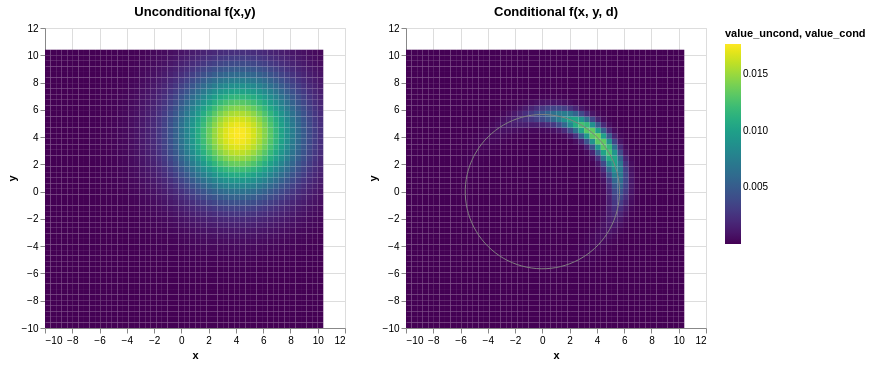

Here is the notebook cell this chart was saved with:
### Markdown cell above
Create the interactive slider for $d$

### Code cell
# | label: plot
ugly_draw_fn()

### Figure 1 — Vega-Lite specification as saved in the notebook (floating-point values rounded to 4 significant figures; data arrays with more than 128 entries replaced by an {"elided": "..."} marker saying what was removed)
{"config": {"view": {"continuousWidth": 300, "continuousHeight": 300}}, "hconcat": [{"data": {"name": "data-c5e42979539f2d2401d2fde8c0549d1d"}, "mark": {"type": "rect"}, "encoding": {"color": {"field": "value_uncond", "scale": {"scheme": "viridis"}, "type": "quantitative"}, "x": {"field": "x", "title": "x", "type": "quantitative"}, "x2": {"field": "x2"}, "y": {"field": "y", "title": "y", "type": "quantitative"}, "y2": {"field": "y2"}}, "height": 300, "title": "Unconditional f(x,y)", "width": 300}, {"layer": [{"data": {"name": "data-c5e42979539f2d2401d2fde8c0549d1d"}, "mark": {"type": "rect"}, "encoding": {"color": {"field": "value_cond", "scale": {"scheme": "viridis"}, "type": "quantitative"}, "x": {"field": "x", "title": "x", "type": "quantitative"}, "x2": {"field": "x2"}, "y": {"field": "y", "title": "y", "type": "quantitative"}, "y2": {"field": "y2"}}, "title": "Conditional f(x, y, d)", "transform": [{"calculate": "datum.value_uncond / (sqrt(2*PI) * 0.5) * exp(- (pow(d - sqrt(pow(datum.center_x, 2) + pow(datum.center_y, 2)), 2)) / (2*0.5*0.5))", "as": "value_cond"}]}, {"data": {"name": "data-8c80cb8577b8cc407d46734c5f0d66d3"}, "mark": {"type": "line", "color": "gray", "strokeWidth": 1}, "encoding": {"order": {"field": "theta", "type": "quantitative"}, "x": {"field": "x_scaled", "type": "quantitative"}, "y": {"field": "y_scaled", "type": "quantitative"}}, "transform": [{"calculate": "datum.x * d", "as": "x_scaled"}, {"calculate": "datum.y * d", "as": "y_scaled"}]}], "height": 300, "width": 300}], "params": [{"name": "d", "bind": {"input": "range", "max": 7.657, "min": 3.657, "name": "d", "step": 0.1}, "value": 5.657}], "$schema": "https://vega.github.io/schema/vega-lite/v5.20.1.json", "datasets": {"data-c5e42979539f2d2401d2fde8c0549d1d": {"elided": "2500 records"}, "data-8c80cb8577b8cc407d46734c5f0d66d3": [{"theta": 0.0, "x": 1.0, "y": 0.0}, {"theta": 0.06347, "x": 0.998, "y": 0.06342}, {"theta": 0.1269, "x": 0.992, "y": 0.1266}, {"theta": 0.1904, "x": 0.9819, "y": 0.1893}, {"theta": 0.2539, "x": 0.9679, "y": 0.2511}, {"theta": 0.3173, "x": 0.9501, "y": 0.312}, {"theta": 0.3808, "x": 0.9284, "y": 0.3717}, {"theta": 0.4443, "x": 0.9029, "y": 0.4298}, {"theta": 0.5077, "x": 0.8738, "y": 0.4862}, {"theta": 0.5712, "x": 0.8413, "y": 0.5406}, {"theta": 0.6347, "x": 0.8053, "y": 0.5929}, {"theta": 0.6981, "x": 0.766, "y": 0.6428}, {"theta": 0.7616, "x": 0.7237, "y": 0.6901}, {"theta": 0.8251, "x": 0.6785, "y": 0.7346}, {"theta": 0.8885, "x": 0.6306, "y": 0.7761}, {"theta": 0.952, "x": 0.5801, "y": 0.8146}, {"theta": 1.015, "x": 0.5272, "y": 0.8497}, {"theta": 1.079, "x": 0.4723, "y": 0.8815}, {"theta": 1.142, "x": 0.4154, "y": 0.9096}, {"theta": 1.206, "x": 0.3569, "y": 0.9341}, {"theta": 1.269, "x": 0.2969, "y": 0.9549}, {"theta": 1.333, "x": 0.2358, "y": 0.9718}, {"theta": 1.396, "x": 0.1736, "y": 0.9848}, {"theta": 1.46, "x": 0.1108, "y": 0.9938}, {"theta": 1.523, "x": 0.04758, "y": 0.9989}, {"theta": 1.587, "x": -0.01587, "y": 0.9999}, {"theta": 1.65, "x": -0.07925, "y": 0.9969}, {"theta": 1.714, "x": -0.1423, "y": 0.9898}, {"theta": 1.777, "x": -0.2048, "y": 0.9788}, {"theta": 1.841, "x": -0.2665, "y": 0.9638}, {"theta": 1.904, "x": -0.3271, "y": 0.945}, {"theta": 1.967, "x": -0.3863, "y": 0.9224}, {"theta": 2.031, "x": -0.4441, "y": 0.896}, {"theta": 2.094, "x": -0.5, "y": 0.866}, {"theta": 2.158, "x": -0.5539, "y": 0.8326}, {"theta": 2.221, "x": -0.6056, "y": 0.7958}, {"theta": 2.285, "x": -0.6549, "y": 0.7557}, {"theta": 2.348, "x": -0.7015, "y": 0.7127}, {"theta": 2.412, "x": -0.7453, "y": 0.6668}, {"theta": 2.475, "x": -0.7861, "y": 0.6182}, {"theta": 2.539, "x": -0.8237, "y": 0.5671}, {"theta": 2.602, "x": -0.858, "y": 0.5137}, {"theta": 2.666, "x": -0.8888, "y": 0.4582}, {"theta": 2.729, "x": -0.9161, "y": 0.4009}, {"theta": 2.793, "x": -0.9397, "y": 0.342}, {"theta": 2.856, "x": -0.9595, "y": 0.2817}, {"theta": 2.919, "x": -0.9754, "y": 0.2203}, {"theta": 2.983, "x": -0.9874, "y": 0.158}, {"theta": 3.046, "x": -0.9955, "y": 0.09506}, {"theta": 3.11, "x": -0.9995, "y": 0.03173}, {"theta": 3.173, "x": -0.9995, "y": -0.03173}, {"theta": 3.237, "x": -0.9955, "y": -0.09506}, {"theta": 3.3, "x": -0.9874, "y": -0.158}, {"theta": 3.364, "x": -0.9754, "y": -0.2203}, {"theta": 3.427, "x": -0.9595, "y": -0.2817}, {"theta": 3.491, "x": -0.9397, "y": -0.342}, {"theta": 3.554, "x": -0.9161, "y": -0.4009}, {"theta": 3.618, "x": -0.8888, "y": -0.4582}, {"theta": 3.681, "x": -0.858, "y": -0.5137}, {"theta": 3.745, "x": -0.8237, "y": -0.5671}, {"theta": 3.808, "x": -0.7861, "y": -0.6182}, {"theta": 3.871, "x": -0.7453, "y": -0.6668}, {"theta": 3.935, "x": -0.7015, "y": -0.7127}, {"theta": 3.998, "x": -0.6549, "y": -0.7557}, {"theta": 4.062, "x": -0.6056, "y": -0.7958}, {"theta": 4.125, "x": -0.5539, "y": -0.8326}, {"theta": 4.189, "x": -0.5, "y": -0.866}, {"theta": 4.252, "x": -0.4441, "y": -0.896}, {"theta": 4.316, "x": -0.3863, "y": -0.9224}, {"theta": 4.379, "x": -0.3271, "y": -0.945}, {"theta": 4.443, "x": -0.2665, "y": -0.9638}, {"theta": 4.506, "x": -0.2048, "y": -0.9788}, {"theta": 4.57, "x": -0.1423, "y": -0.9898}, {"theta": 4.633, "x": -0.07925, "y": -0.9969}, {"theta": 4.697, "x": -0.01587, "y": -0.9999}, {"theta": 4.76, "x": 0.04758, "y": -0.9989}, {"theta": 4.823, "x": 0.1108, "y": -0.9938}, {"theta": 4.887, "x": 0.1736, "y": -0.9848}, {"theta": 4.95, "x": 0.2358, "y": -0.9718}, {"theta": 5.014, "x": 0.2969, "y": -0.9549}, {"theta": 5.077, "x": 0.3569, "y": -0.9341}, {"theta": 5.141, "x": 0.4154, "y": -0.9096}, {"theta": 5.204, "x": 0.4723, "y": -0.8815}, {"theta": 5.268, "x": 0.5272, "y": -0.8497}, {"theta": 5.331, "x": 0.5801, "y": -0.8146}, {"theta": 5.395, "x": 0.6306, "y": -0.7761}, {"theta": 5.458, "x": 0.6785, "y": -0.7346}, {"theta": 5.522, "x": 0.7237, "y": -0.6901}, {"theta": 5.585, "x": 0.766, "y": -0.6428}, {"theta": 5.649, "x": 0.8053, "y": -0.5929}, {"theta": 5.712, "x": 0.8413, "y": -0.5406}, {"theta": 5.775, "x": 0.8738, "y": -0.4862}, {"theta": 5.839, "x": 0.9029, "y": -0.4298}, {"theta": 5.902, "x": 0.9284, "y": -0.3717}, {"theta": 5.966, "x": 0.9501, "y": -0.312}, {"theta": 6.029, "x": 0.9679, "y": -0.2511}, {"theta": 6.093, "x": 0.9819, "y": -0.1893}, {"theta": 6.156, "x": 0.992, "y": -0.1266}, {"theta": 6.22, "x": 0.998, "y": -0.06342}, {"theta": 6.283, "x": 1.0, "y": -2.449e-16}]}}
